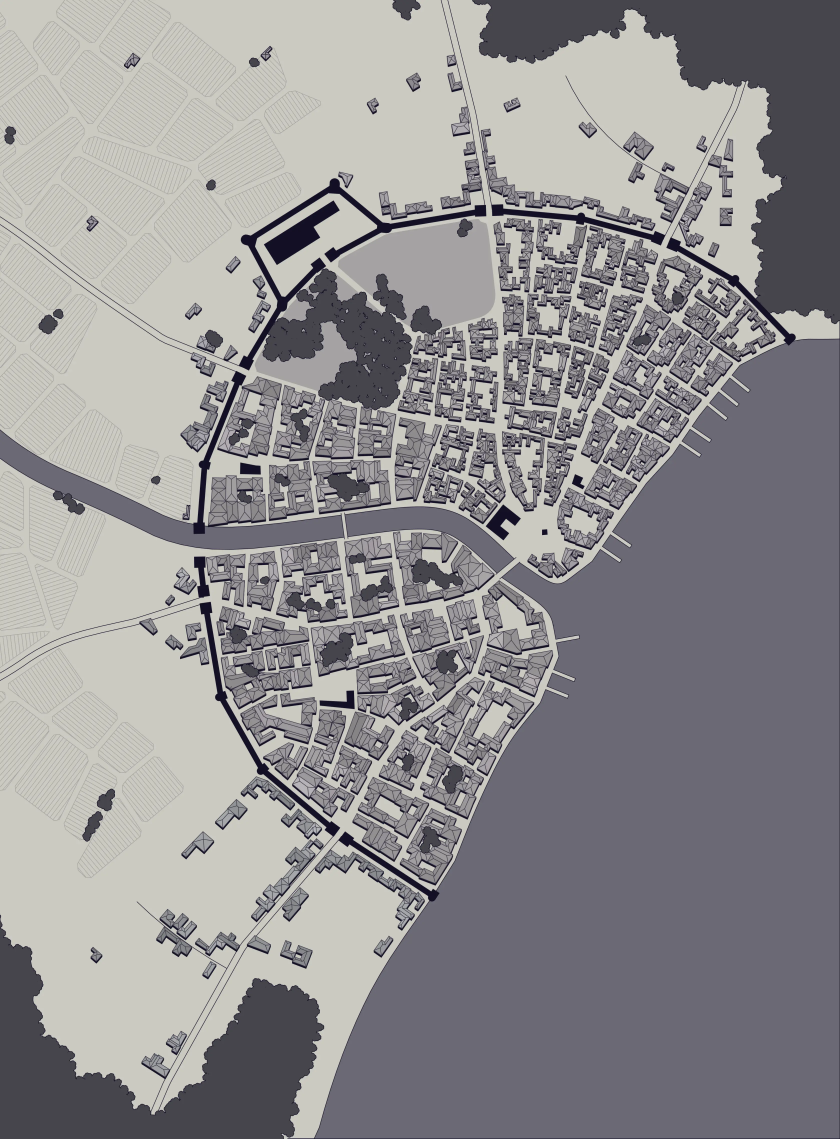
#> input picture maps/castgate.webp, 3359 x 4555 px, found by its file name (shown at 1/4 size)
$ python masks.py
#> lines starting #> are read from the running program, lines starting #| are printed output that depends on the picture; after the words box and inside, x2 and y2 are one past the last pixel; in counts of white or black regions, pixels touching at a corner belong together
import json
from PIL import Image,ImageDraw
from pathlib import Path
import cv2,numpy as np
P=Path(__file__).parent;im=Image.open('maps/castgate.webp').convert('RGB'); cs={r['index']:r for r in json.load(open(P/'candidate-contours.json'))}
#> further down, im is the input picture: PIL image 3359x4555 RGB; mean R, G, B 145.6, 143.9, 145.7
#> (reads design/castgate/correction-pass/candidate-contours.json from the repository)
for name,box,ids in [('embassy',(5080,2840,5600,3380),[102535,102371,102271,102558]),('northcentral',(3850,2850,4230,3360),[100574,100568,100627,100459,100453,100445]),('palace',(2280,5450,3070,6250),[7727,7360,7307,7474,7523,7087,7217,6795,7225,6941,7302])]:
 c=im.crop(box);mask=np.zeros((c.height,c.width),np.uint8)
 for i in ids:cv2.fillPoly(mask,[np.array(cs[i]['polygon'],np.int32)-[box[0],box[1]]],1)
 mask=cv2.dilate(mask,cv2.getStructuringElement(cv2.MORPH_ELLIPSE,(17,17)))
 a=np.array(c);a[mask>0]=(a[mask>0].astype(float)*.5+[0,255,180]*np.ones((mask.sum(),3))*.5).astype('uint8');Image.fromarray(a).save(P/(name+'-mask-draft.png'))
 ps,_=cv2.findContours(mask,cv2.RETR_CCOMP,cv2.CHAIN_APPROX_SIMPLE);records=[]
 for cc in ps:
  records.append({'area':cv2.contourArea(cc),'polygon':(cv2.approxPolyDP(cc,1.2,True).reshape(-1,2)+[box[0],box[1]]).tolist()})
 json.dump(records,open(P/(name+'-mask-polygons.json'),'w'),indent=2)
#> this loop made 3 passes
#> pass 1, `a = np.array(c)`:
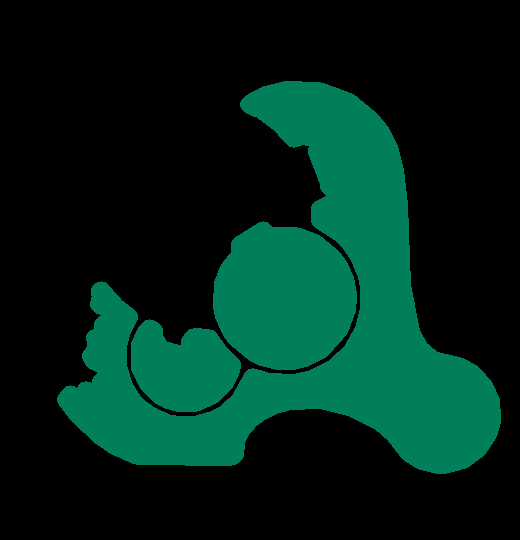
#> saved as embassy-mask-draft.png: PIL image 520x540 RGB; mean R, G, B 0, 36.4, 25.8
#> pass 2, `a = np.array(c)`:
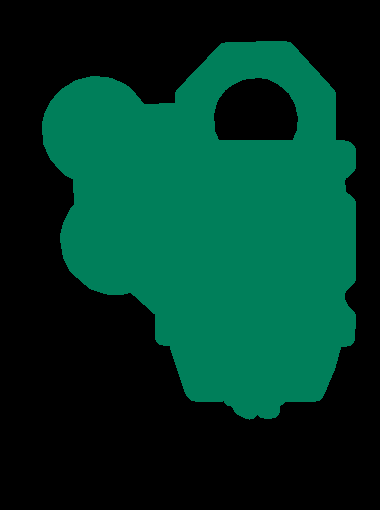
#> saved as northcentral-mask-draft.png: PIL image 380x510 RGB; mean R, G, B 0, 52.4, 37.2
#> after the loop:
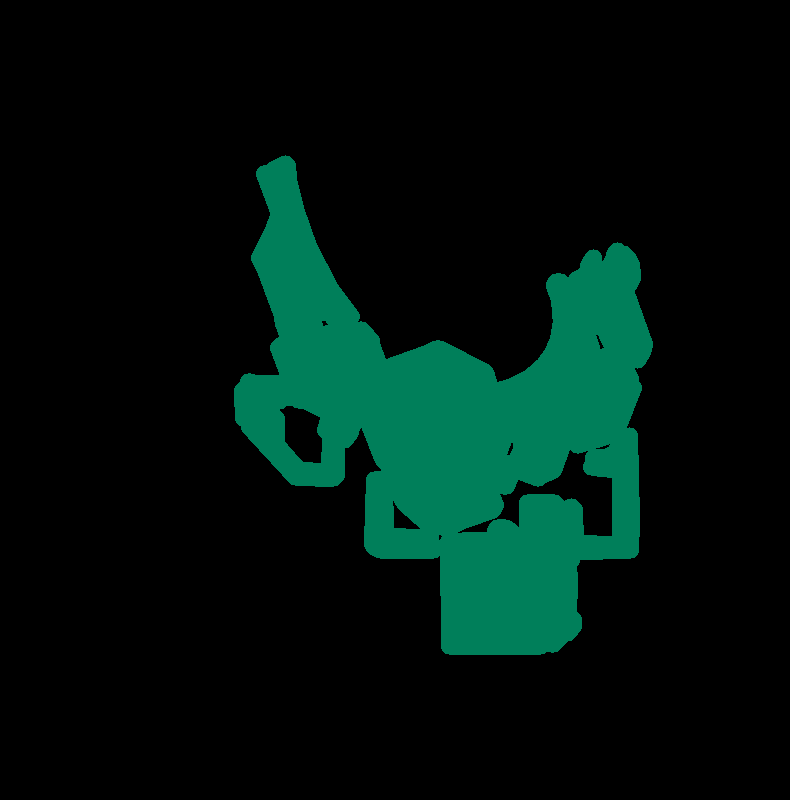
#> a: shape (800, 790, 3); mean R, G, B 0, 19.6, 13.9
#> after the loop:
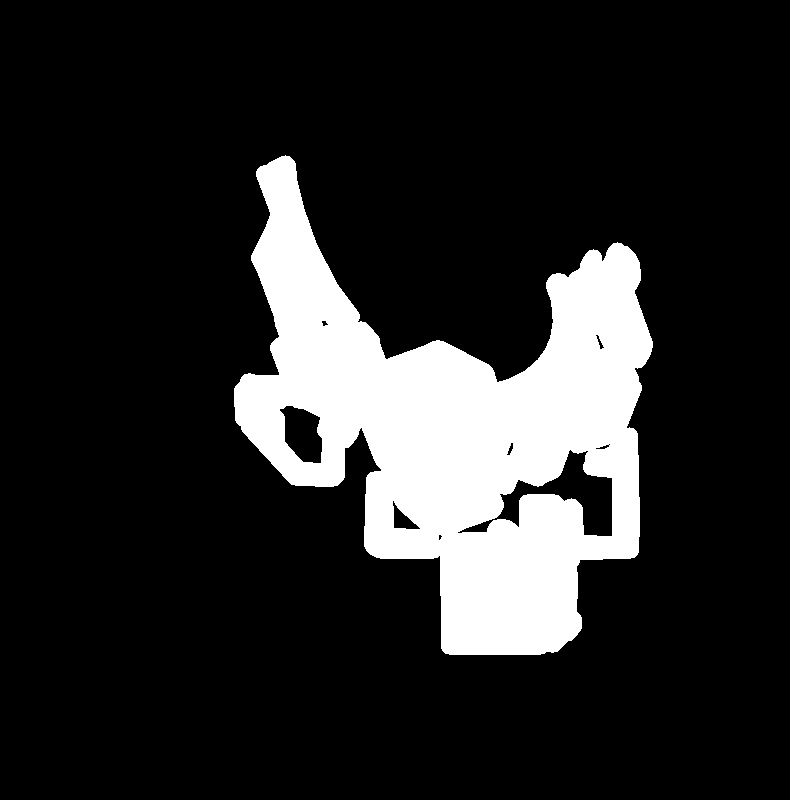
#> mask: shape (800, 790); values 0 (black) and 1 (white), 15.4% white; 1 white region, box (x1, y1, x2, y2) and area: (234, 155, 653, 655) 97456
